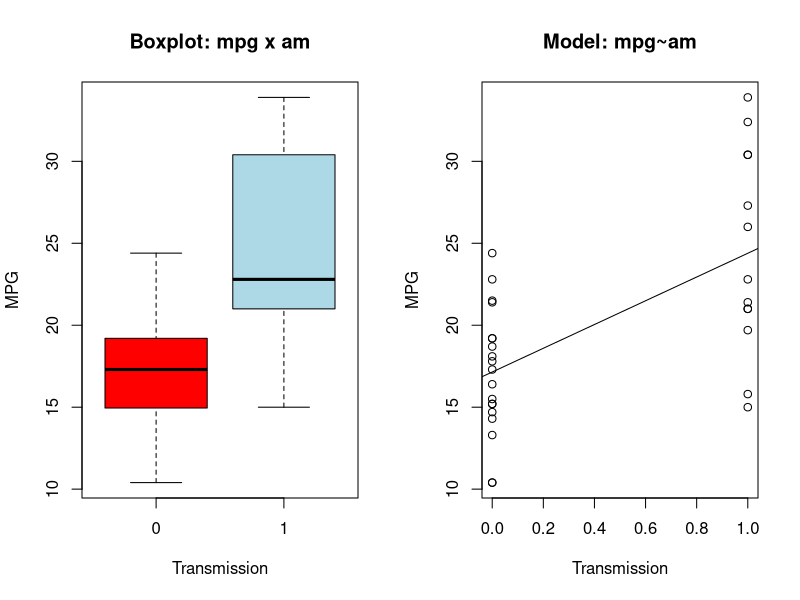

This figure's R source:
## ---- chunk 1
library(datasets)
mdl_am<-lm(mpg~am,data=mtcars) 
par(mfrow = c(1,2))
#visualize with a boxplot
boxplot(mpg~am,data=mtcars,notch=FALSE, 
        col=(c("red","light blue")),
        main="Boxplot: mpg x am", 
        xlab="Transmission",
        ylab="MPG")
#scatter plot with regression line
plot(as.numeric(as.character(mtcars$am)),mtcars$mpg,
        main="Model: mpg~am", 
        xlab="Transmission",
        ylab="MPG")
abline(mdl_am)
